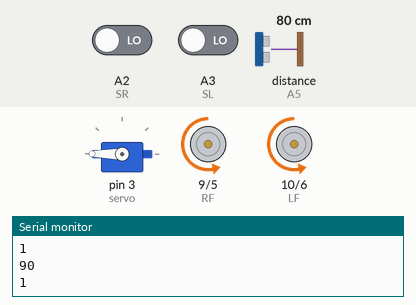
Bench run of a sketch on a simulated Arduino Uno, built with avr-gcc and run on an emulated ATmega328P. Parts: servo, motor-driver pin pairs drawn as motors (green arrow = first pin HIGH = forward, orange = second pin HIGH = backward, longer = more drive), the last lines printed to the serial monitor. Wiring (inferred from the names in the program): ultrasonic range finder: trigger A4; echo A5. The test bench sets the inputs (shaded band); at power-on: distance to the obstacle (sensor on A5) 80 cm, A3 (SL) LOW, A2 (SR) LOW. The echo pulse lasts 58.3 µs per cm.

Above: at 1.9 s.
2.0 s: distance to the obstacle (sensor on A5) set to 2 cm
At 3.9 s:
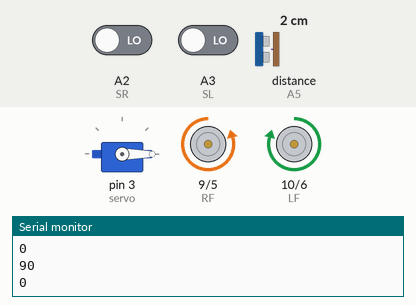
6.8 s: distance to the obstacle (sensor on A5) set to 28 cm
9.1 s: distance to the obstacle (sensor on A5) set to 33 cm
At 11.2 s:
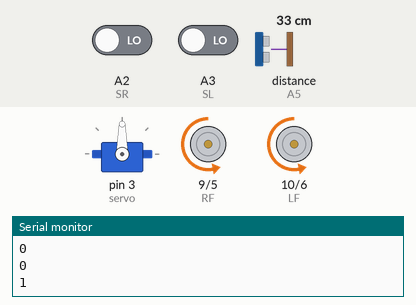
13.9 s: A3 (SL) driven HIGH
At 15.2 s:
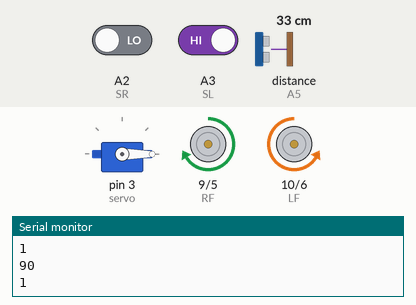
18.7 s: A2 (SR) driven HIGH
At 20.9 s:
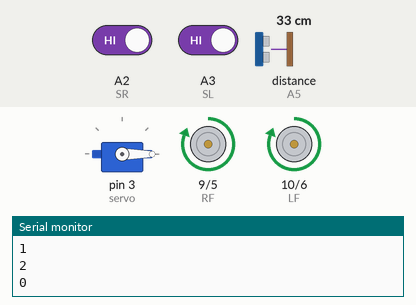
23.5 s: A2 (SR) driven LOW
At 24.5 s:
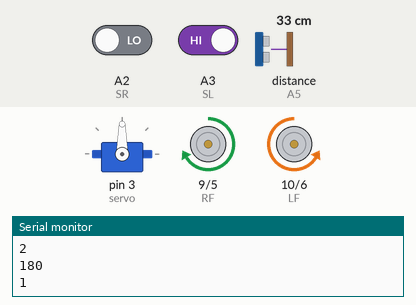
Timing chart, 0 to 29.3 s (numbered marks = the images above; inputs shaded):
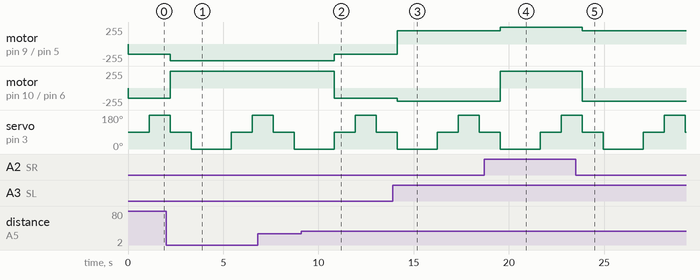

The sketch:

Line_Tracking_Program.ino
```cpp
#include <Servo.h>
//Low means its recieving no light - ie,black
//high means recieving all light = ie.white
// ultrasonic and line tracking
int LF = 10;
int RF = 9;
int LB = 6;
int RB = 5;
const int SR = A2; //analog input pins can be treated as ints
const int SL = A3;
int SLVal;
int SRVal;
int echo = A5;
int trigger = A4;
int y  = 0;
bool r = false;
Servo servo;
void Run(int TIME) {
  analogWrite(LF, 255);
  analogWrite(RF, 255);
  analogWrite(LB, 0);
  analogWrite(RB, 0);
  delay(TIME*100);
}
void Brake(int TIME ){
  digitalWrite(RF,LOW); // if  a PWM port, can switch from analog to digital
  digitalWrite(LF,LOW);
  digitalWrite(RB,LOW);
  digitalWrite(LB,LOW);
  delay(TIME * 100);    //execution TIME, can be adjusted
}
void left(int TIME){
  analogWrite(RF, 70);
  analogWrite(RB,0);     //PWM ratio 0~255 speed control
  analogWrite(LF,0);
  analogWrite(RB,0);     //PWM ratio 0~255 speed control
  delay(TIME * 100);       //execution TIME, can be adjust
}
void right(int TIME)   //turn right (right wheel stop,left wheel go)

{


  analogWrite(RF,0);
  analogWrite(RB,0); //PWM ratio 0~255 speed control
  analogWrite(LF,70);
  analogWrite(LB,0);  //PWM ratio 0~255 speed control

  delay(TIME * 100);       //execution TIME, can be adjusted
}
void spin_left(int TIME)         //left rotation(left wheel back，right wheel go)

{
  analogWrite(RF,200);
  analogWrite(RB,0);      //PWM ratio 0~255 speed control
  analogWrite(LF,0);
  analogWrite(LB,200);//PWM ratio 0~255 speed control
  delay(TIME * 100);   //execution TIME, can be adjusted
}
void spin_right(int TIME)        //right rotation(right wheel back,left wheel go)

{
  analogWrite(RF,0);
  analogWrite(RB,250);    //PWM ratio 0~255 speed control
  analogWrite(LF,250);
  analogWrite(LB,0);      //PWM ratio 0~255 speed control
  delay(TIME * 100);   //execution TIME, can be adjusted

}
void back(int TIME)

{
  analogWrite(RF,0);
  analogWrite(RB,150);//PWM ratio 0~255 speed control
  analogWrite(LF,0);
  analogWrite(LB,150);//PWM ratio 0~255 speed control
  delay(TIME * 100);     //execution TIME, can be adjusted

}
int distanceCheck(){
  digitalWrite(trigger, HIGH);
  delayMicroseconds(10);
  digitalWrite(trigger, LOW);

  double pulseDuration = pulseIn(echo, HIGH); //syntax - if put low, measures how long no signal apparently
  double distance = (pulseDuration/2) *0.0344;
  return (int)distance;
}
void avoidance(){
  int b = distanceCheck();
 // Serial.println(b);
 // Serial.println(b);
  bool L = (b >= (30));
 Serial.println(L);
  SRVal = digitalRead(SR);

  //There is a signal that in the white area the L3 is bright on the car floor;

  // no signal indicates that on the black line and the L3 is extinguishing on the car floor.


  SLVal = digitalRead(SL);

  //There is a signal that in the white area the L2 is bright on the car floor;

  // no signal indicates that on the black line and the L2 is extinguishing on the car floor.


  if(!L){
    //back(1);
    spin_right(1); //test val
  }
  else if (SRVal == HIGH&& SLVal==HIGH ){ // HIGH follows black, SO ONLY RUN WHEN LOW, high stops
//needs to be really really sunny/light! - put flashlight on the zone!
    Run(1);   //Call run function
    Serial.println(2);
  }
  else if (SRVal ==LOW && SLVal==LOW){

  //Right tracking infrared sensor signal is detected,the car deviates from  track, turn right

    back(1);
  }
  else if (SRVal == LOW&& SLVal== HIGH  ){

  //Left tracking infrared sensor signal is detected,the car deviates from  track, turn left

    spin_left(1); //see speed, adjust accordingly
  }
  else if (SRVal ==HIGH && SLVal==LOW ){

  //Right tracking infrared sensor signal is detected,the car deviates from  track, turn right

    spin_right(1);
  }
}

void setup() {
  // put your setup code here, to run once:
  Serial.begin(9600);
  pinMode(echo, INPUT);
  pinMode(trigger, OUTPUT);
  pinMode(LF,OUTPUT);   // PIN 5 (PWM)
  pinMode(RF,OUTPUT); // PIN 9 (PWM)
  pinMode(LB,OUTPUT);  // PIN 6 (PWM)
  pinMode(RB,OUTPUT);// PIN 10 (PWM)
   pinMode(SR, INPUT); //Define Right tracking infrared sensor for the input interface
  pinMode(SL, INPUT);  //Define left tracking infrared sensor for the input interface
  servo.attach(3);
}


void loop() {
  // put your main code here, to run repeatedly:
  //There is a signal is LOW, no signal is HIGH
  Serial.println(y);
 // Serial.println(y);
  if( y <180 && !r){
    y+= 90;
    servo.write(y);
    avoidance();
 }
 else{
  if(y <=0){
    r = false;
  }
  else{
  r = true;
  y -= 90;
  servo.write(y);
  avoidance();
 }
 }
 delay(1000); //decreases ability to detect changes
 }
```

Measured:
- the behaviour switches between 30 and 31 cm on distance to the obstacle (sensor on A5) (found by bisection; images 1 and 2)
- after the input at 2.0 s, motor on pin 9 (RF) / pin 5 (RB): backward 150/255 → backward 250/255 after 0.21 s; motor on pin 10 (LF) / pin 6 (LB): backward 150/255 → forward 250/255 after 0.21 s
- after the input at 9.1 s, motor on pin 9 (RF) / pin 5 (RB): backward 250/255 → backward 150/255 after 1.7 s; motor on pin 10 (LF) / pin 6 (LB): forward 250/255 → backward 150/255 after 1.7 s
- after the input at 13.9 s, motor on pin 9 (RF) / pin 5 (RB): backward 150/255 → forward 200/255 after 0.23 s; motor on pin 10 (LF) / pin 6 (LB): backward 150/255 → backward 200/255 after 0.23 s
- after the input at 18.7 s, motor on pin 9 (RF) / pin 5 (RB): forward 200/255 → forward 255/255 after 0.84 s; motor on pin 10 (LF) / pin 6 (LB): backward 200/255 → forward 255/255 after 0.84 s
- after the input at 23.5 s, motor on pin 9 (RF) / pin 5 (RB): forward 255/255 → forward 200/255 after 0.35 s; motor on pin 10 (LF) / pin 6 (LB): forward 255/255 → backward 200/255 after 0.35 s
